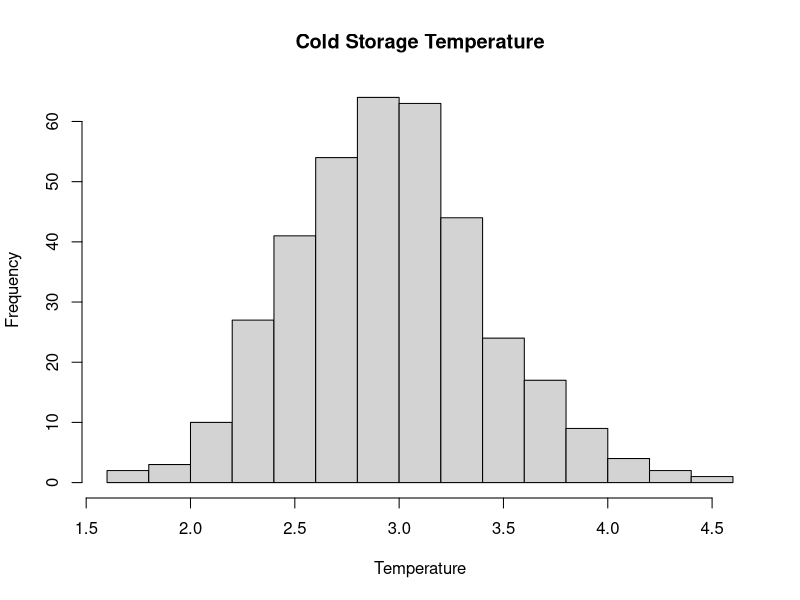
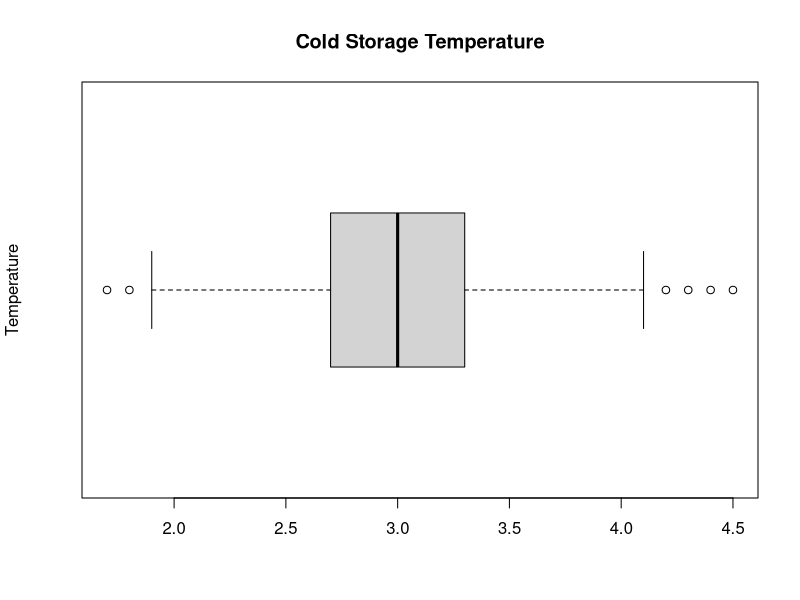
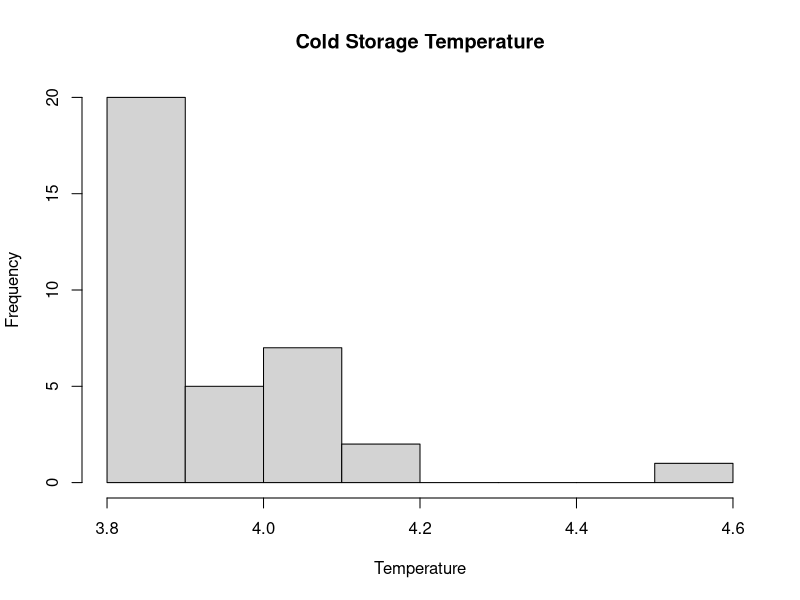
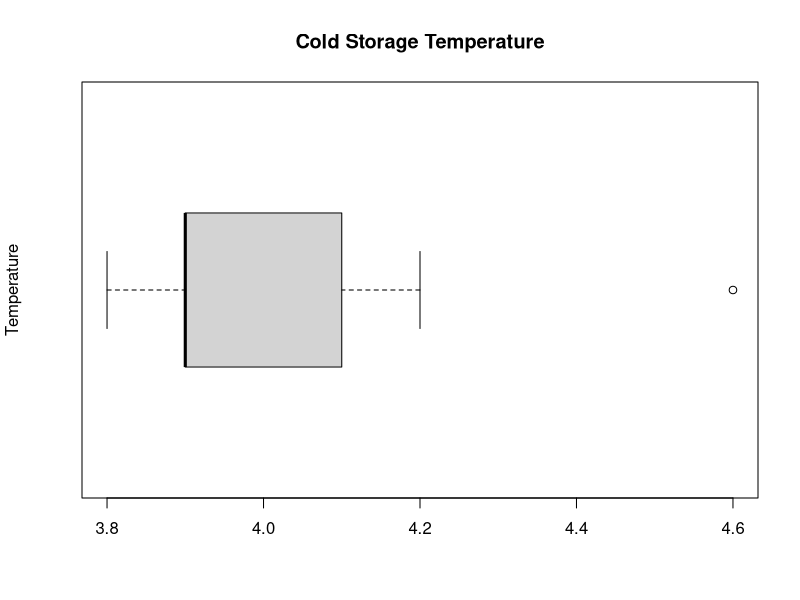

Write the R code that produced these figures, in order. (Note: this script raises an error after producing the figures.)
# Environment Set up and Data Import

# Invoking Libraries
library(readr) # To import csv files
library(ggplot2) # To create plots
library(gridExtra) # To plot multiple ggplot graphs in a grid
library(car) # for Levenetest
library(dplyr) # To manipulate dataset
library(knitr) # Necessary to generate sourcecodes from a .Rmd File
library(markdown) # To convert to HTML
library(rmarkdown) # To convret analyses into high quality documents

# Set working directory
setwd("C:/Users/egwuc/Desktop/PGP-DSBA-UT Austin/Fundamental of Business Statistics/Week 4 - Project/")

# Read input file
cold_storage_temp <- read_csv("Cold_Storage_Temp_Data.csv")

# Read input file
cold_storage_mar <- read_csv("Cold_Storage_Mar2018.csv")

# Global options settings 
options(scipen = 999) # turn off scientific notation like 1e+06

# Variable identification
# check dimension of dataset 
dim(cold_storage_temp)

# check first 6 rows(observations) of dataset
head(cold_storage_temp)

# check last 6 rows(observations) of dataset
tail(cold_storage_temp)

# change season and month to factor variable
cold_storage_temp$Season <- as.factor(cold_storage_temp$Season)
cold_storage_temp$Month <- as.factor(cold_storage_temp$Month)

# get summary of dataset
summary(cold_storage_temp)

# view the dataset
View(cold_storage_temp)

# Variable identification
# check dimension of dataset 
dim(cold_storage_mar)

# check first 6 rows(observations) of dataset
head(cold_storage_mar)

# check last 6 rows(observations) of dataset
tail(cold_storage_mar)

# change season and month to factor variable
cold_storage_mar$Season <- as.factor(cold_storage_mar$Season)
cold_storage_mar$Month <- as.factor(cold_storage_mar$Month)

# get summary of dataset
summary(cold_storage_mar)

# view the dataset
View(cold_storage_mar)

# Population graph
histogram_coldstoragetemp <- hist(cold_storage_temp$Temperature, xlab = "Temperature", main = "Cold Storage Temperature")
boxplot_coldstoragetemp <- boxplot(cold_storage_temp$Temperature, ylab = "Temperature", main = "Cold Storage Temperature", horizontal = TRUE)

# Sample graph
histogram_coldstoragemar <- hist(cold_storage_mar$Temperature, xlab = "Temperature", main = "Cold Storage Temperature")
boxplot_coldstoragemar <- boxplot(cold_storage_mar$Temperature, ylab = "Temperature", main = "Cold Storage Temperature", horizontal = TRUE)

mean_of_season <- cold_storage_temp %>% group_by(Season) %>% summarise(Mean.Temperature = mean(Temperature))
print(mean_of_season)

mean_of_fullyear <- mean(cold_storage_temp$Temperature)
print(mean_of_fullyear)

sd_of_fullyear <- sd(cold_storage_temp$Temperature)
print(sd_of_fullyear)

prob_below_2C <- pnorm(2, mean = mean_of_fullyear, sd = sd_of_fullyear)
print(prob_below_2C)

prob_above_4C <- 1 - pnorm(4, mean = mean_of_fullyear, sd = sd_of_fullyear)
print(prob_above_4C)

penalty <- prob_below_2C + prob_above_4C
print(penalty)
if(penalty > 0.025 && penalty < 0.05) {
  print("Penalty is 10%")
} else if(Penalty > 0.05) {
  print("Penalty is 25%")
} else {
  print("No need to pay penalty")
}

# Apply one-way ANOVA
aovOutput <- aov(Temperature ~ Season, data = cold_storage_temp)
summary(aovOutput)

# Pairwise comparisons
TukeyHSD(x = aovOutput, conf.level = 0.95)

mu = 3.9
a = 0.90
# Null Hypothesis H0: E[Temperature] <= 3.9
# Alternative Hypothesis H1: E[Temperature] > 3.9

mean_of_sample <- mean(cold_storage_mar$Temperature)
print(mean_of_sample)

sd_of_sample <- sd(cold_storage_mar$Temperature)
print(sd_of_sample)

std_error <- sd_of_sample / (sqrt(35))
print(std_error)

z_test <- (mean_of_sample - mu) / std_error
print(z_test)

# Finding the critical value
z_critical <- qnorm(0.90)
print(z_critical)

# P-value of z
pnorm(z_test, lower.tail = FALSE)

t_test <- t.test(cold_storage_mar$Temperature, mu = 3.9, conf.level = 0.90, alternative = "greater")
print(t_test)

#======================================================================= 
# 
# T H E - E N D 
# 
#=======================================================================

# Generate the .R file from this .Rmd to hold the source code 

purl("Cold-Storage-Project.Rmd", documentation = 0)
